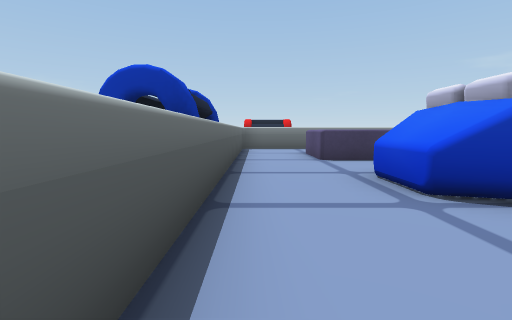
view 1 (above)

13 first-person views from a walk through a Unity game level. The camera is 0.34 m above the floor, tilts 6° down and sees 85° across. The floor is counted in squares, 0.5 m on a side. Each view is taken from the middle of a square. On the plan, view 1 faces up. The plan holds only what a view shows up to about 9 squares ahead; the rest is blank. The place goes on beyond the plan. Some animated figures are left out.

view 2
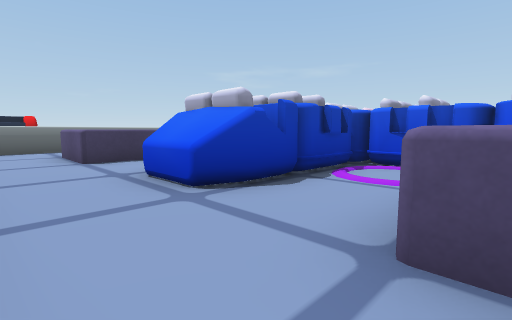

view 3
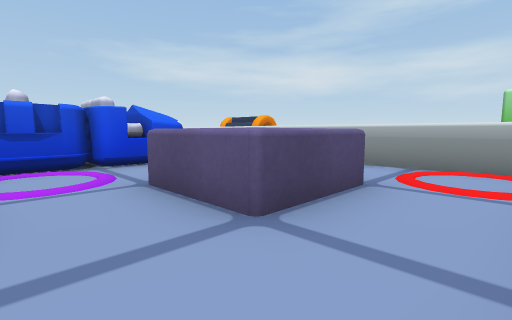

view 4
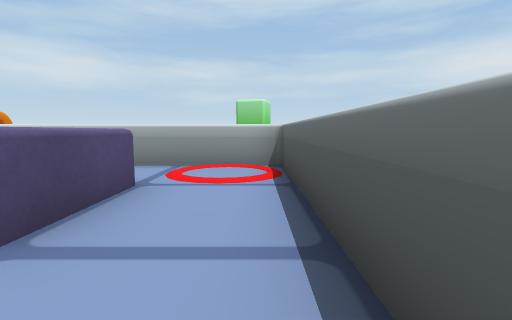

view 5
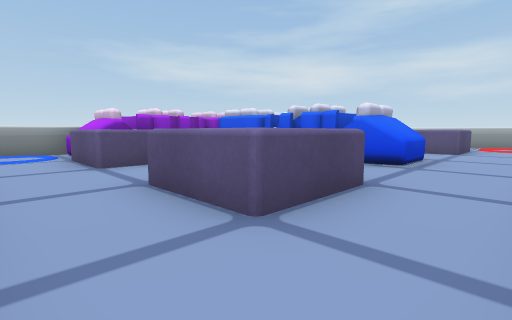

view 6
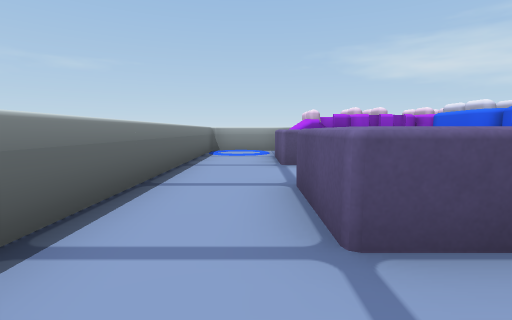

view 7
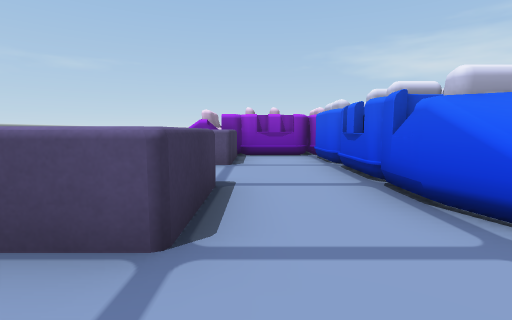

view 8
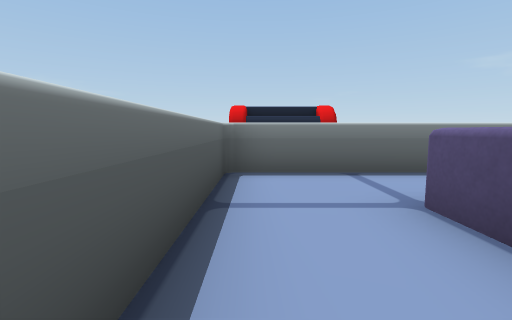

view 9
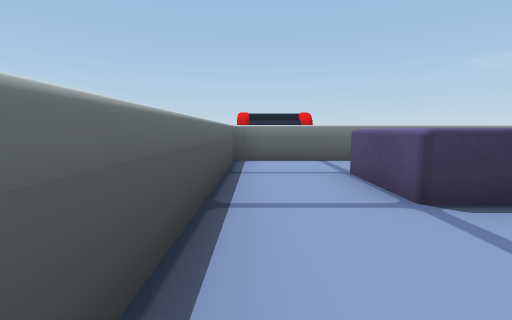

view 10
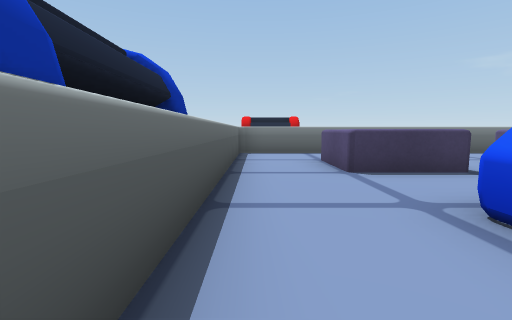

view 11
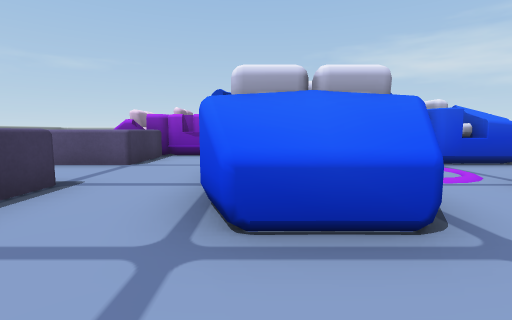

view 12
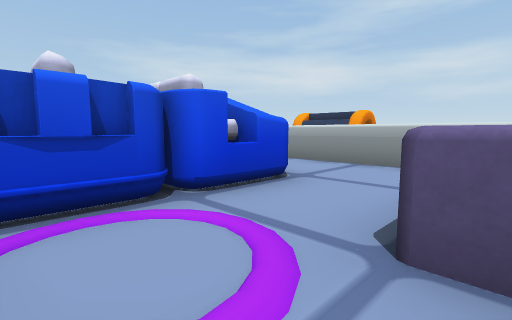

view 13
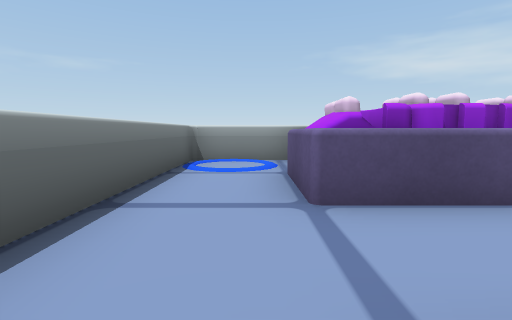

### Floor plan
Points are (right, up) in squares from view 1. A wall is a line through its corners. A room is listed if a view was taken in it or the views show most of it. See-through windows are left out.
Room 1 (views 1, 2, 3, 4, 9, 10, 11, 12)
walls: (2.5, 2.4) (1.8, 2.8); (2.3, 2.5) (1.8, 3); (2.5, 2.5) (1.8, 2.8); (2.5, 2.9) (2.5, 4.1); (3.5, 2.5) (2.3, 2.5) (1.7, 3.1); (5.1, 2.5) (3.7, 2.5); (5.5, 0.9) (5.5, 2.2); (5.6, 0.9) (5.7, 2); (5.7, 0.7) (5.6, 1.3); (5.5, -1.1) (5.5, 0.4); (5.8, -0.6) (5.8, -0.1); (-0.5, 4.5) (-0.5, -3.5) (4.3, -3.5); (-1.2, 3.9) (-1.2, 2.6); (-0.7, 4.4) (-0.7, 2.5)
low walls: (1.8, 3.1) (1.7, 4); (1.7, 3.1) (1.7, 3.6)
ways out: opening at (0.5, 3.5) to room 2
objects: other object (2, -1) to (3, 0)
Room 2 (views 5, 6, 7, 8, 13)
walls: (1.4, 10.7) (-0.5, 10.7); (1.1, 10.9) (-0.2, 10.9); (3.8, 4.5) (5.1, 4.5); (3.7, 4.4) (4.3, 4.5); (4.7, 4.5) (5.2, 4.4); (2.1, 4.1) (2.4, 4.5) (3.4, 4.5); (1.7, 4.2) (2.4, 4.5); (1.7, 4.2) (2.5, 4.5); (-0.1, 10.6) (-0.5, 10.5) (-0.5, 4.5); (1.7, 4) (2.3, 4.5); (7.5, 7.6) (7.8, 7.9); (7.5, 7.6) (7.7, 7.9); (6, 4.5) (7, 4.5); (7.5, 6.5) (7.5, 7.7) (7.7, 7.9); (7.5, 4.9) (7.5, 6.3); (7.6, 4.7) (7.5, 5.3); (9.5, 10.5) (-0.5, 10.5)
ways out: opening at (0.5, 3.5) to room 1
objects: other object (2, 7) to (3, 8); other object (6, 7) to (7, 8)

Where each view was taken, in squares from view 1:
view 1: 0 up, 0 right, facing up
view 2: 0 up, 0 right, facing up-right
view 3: 2 up, 0 right, facing down-right
view 4: 2 up, 0 right, facing down
view 5: 10 up, 0 right, facing down-right
view 6: 9 up, 0 right, facing right
view 7: 6 up, 0 right, facing right
view 8: 6 up, 0 right, facing up
view 9: 4 up, 0 right, facing up
view 10: 2 up, 0 right, facing up
view 11: 4 up, 0 right, facing right
view 12: 2 up, 3 right, facing down-right
view 13: 9 up, 3 right, facing right
